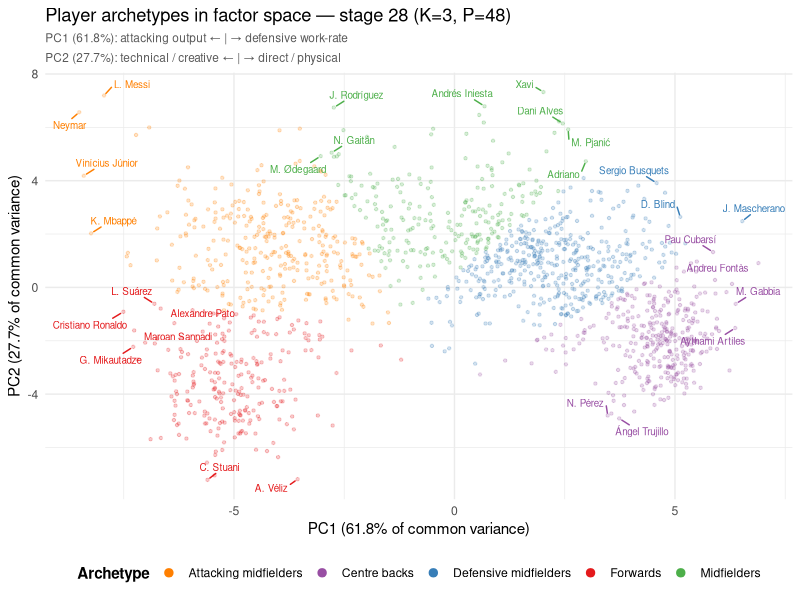

Recreate this plot in R.
suppressPackageStartupMessages({
  library(ggplot2)
  library(dplyr)
  library(ggrepel)
})

scores <- read.csv("outputs/tables/29_player_factor_scores.csv",
                   stringsAsFactors = FALSE)

set.seed(42)
km <- kmeans(cbind(scores$pc1_score, scores$pc2_score), centers = 5, nstart = 50)
scores$cluster <- km$cluster

cents <- as.data.frame(km$centers)
colnames(cents) <- c("PC1", "PC2")
cents$cluster <- seq_len(nrow(cents))

# PC1 interpretation (confirmed from known players):
#   NEGATIVE PC1 = attacking output  (Cristiano=-7.5, Neymar=-8.3, Isak, Stuani)
#   POSITIVE PC1 = defensive work    (Ramos=+5.6, Piqué=+6.2, Busquets=+4.7)
# PC2 interpretation:
#   NEGATIVE PC2 = technical/creative (Xavi=-7.4, Iniesta=-6.8, Neymar=-6.7)
#   POSITIVE PC2 = direct/physical    (Dovbyk=+5.1, Andone=+5.5)
#
# Labels assigned by ranking clusters on PC1 (most negative = most attacking):
#   Rank 1 (lowest PC1)  = Forwards          (goal-scorers: Isak, Suárez, Stuani)
#   Rank 2               = Attacking MFs     (playmakers: Neymar, Isco; PC2 negative)
#   Rank 3               = Midfielders       (Xavi, Iniesta, Carvajal, Alba)
#   Rank 4               = Defensive MFs     (Busquets, Mascherano, Blind)
#   Rank 5 (highest PC1) = Centre backs      (Piqué, Ramos, Albiol)

pc1_rank   <- rank(cents$PC1)   # 1 = most negative = most attacking
archetypes <- c("Forwards", "Attacking midfielders", "Midfielders",
                "Defensive midfielders", "Centre backs")
label_map  <- archetypes[pc1_rank]

message("Centroid → archetype mapping:")
print(data.frame(cents[order(cents$PC1), ], archetype = archetypes))

scores$archetype <- label_map[scores$cluster]

archetype_colors <- c(
  "Forwards"              = "#E41A1C",
  "Attacking midfielders" = "#FF7F00",
  "Midfielders"           = "#4DAF4A",
  "Defensive midfielders" = "#377EB8",
  "Centre backs"          = "#984EA3"
)

# Label only the most extreme players per cluster (clear archetypes)
# Top 2 by |PC1| per cluster + top 2 by |PC2| per cluster, deduplicated, capped at 28
label_pts <- bind_rows(
  scores |> group_by(archetype) |> slice_min(order_by = pc1_score, n = 3) |> ungroup(),
  scores |> group_by(archetype) |> slice_max(order_by = pc1_score, n = 3) |> ungroup(),
  scores |> group_by(archetype) |> slice_min(order_by = pc2_score, n = 2) |> ungroup(),
  scores |> group_by(archetype) |> slice_max(order_by = pc2_score, n = 2) |> ungroup()
) |>
  filter(!is.na(player_name)) |>
  distinct(player_name, .keep_all = TRUE) |>
  mutate(extremity = pc1_score^2 + pc2_score^2) |>
  slice_max(order_by = extremity, n = 28)

message("Labelled players:")
print(label_pts[order(label_pts$pc1_score), c("player_name", "archetype", "pc1_score", "pc2_score")])

p <- ggplot(scores, aes(pc1_score, pc2_score, color = archetype)) +
  geom_point(alpha = 0.22, size = 0.85) +
  geom_text_repel(
    data = label_pts,
    aes(label = player_name),
    size = 2.5, max.overlaps = 35,
    box.padding = 0.38, point.padding = 0.2,
    min.segment.length = 0.2, seed = 42
  ) +
  scale_color_manual(values = archetype_colors, name = "Archetype") +
  labs(
    title    = "Player archetypes in factor space — stage 28 (K=3, P=48)",
    subtitle = paste0(
      "PC1 (61.8%): attacking output ← | → defensive work-rate\n",
      "PC2 (27.7%): technical / creative ← | → direct / physical"
    ),
    x = "PC1 (61.8% of common variance)",
    y = "PC2 (27.7% of common variance)"
  ) +
  theme_minimal(base_size = 11) +
  theme(
    legend.position  = "bottom",
    legend.title     = element_text(face = "bold"),
    plot.subtitle    = element_text(size = 8.5, color = "grey35",
                                    lineheight = 1.4)
  ) +
  guides(color = guide_legend(override.aes = list(alpha = 1, size = 2.5), nrow = 1))

ggsave("outputs/figures/29_factor_score_scatter_clustered.png", p,
       width = 10, height = 8, dpi = 150)
message("Saved: outputs/figures/29_factor_score_scatter_clustered.png")
